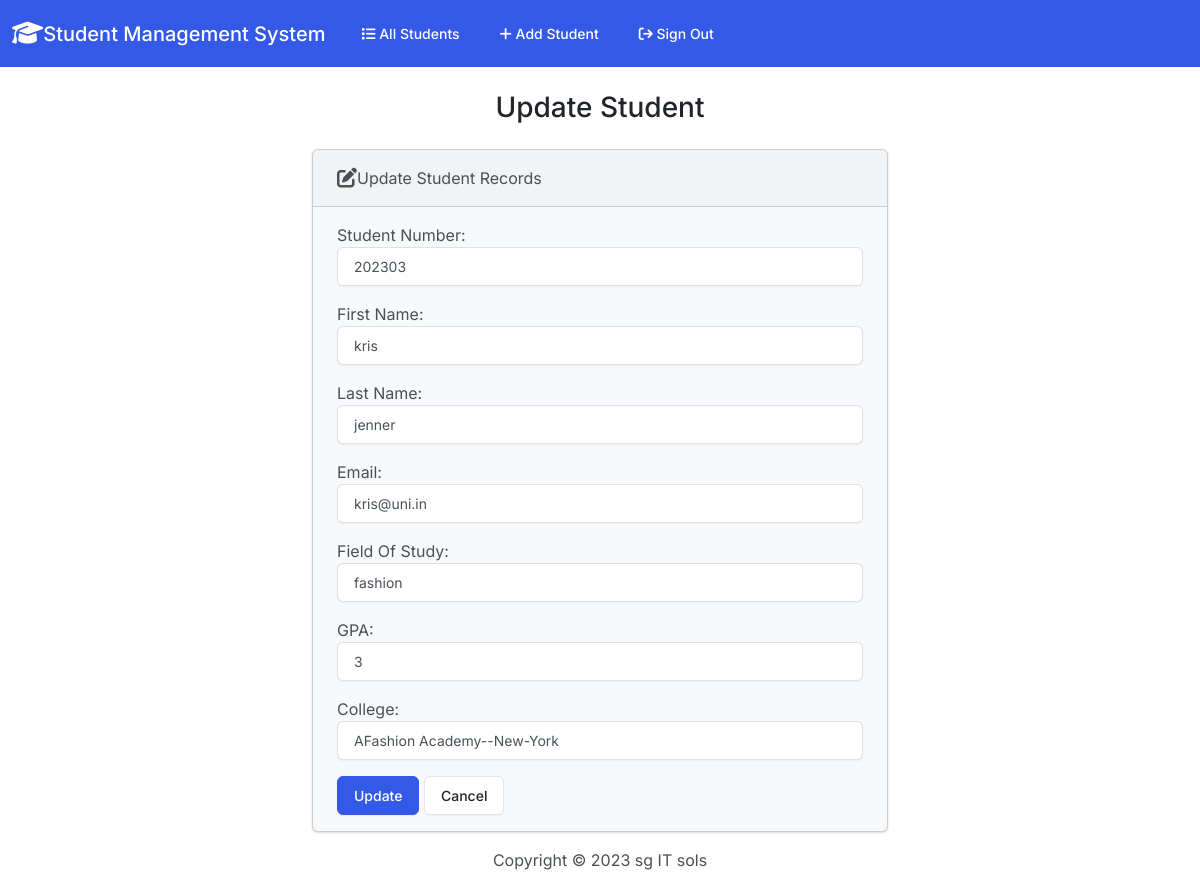
The page /edit/7/ on the database its author committed.
### students/models.py (models this page shows)
class Student(models.Model):
    student_number= models.IntegerField()
    first_name=models.CharField(max_length=100)
    last_name=models.CharField(max_length=100)
    email=models.CharField(max_length=50)
    field_of_study=models.CharField(max_length=200)
    gpa=models.CharField(max_length=10)
    college=models.ForeignKey(College, on_delete=models.CASCADE)

class College(models.Model):
    college_id=models.AutoField(primary_key=True)
    name= models.CharField(max_length=50)
    location=models.CharField(max_length=50)
    about=models.TextField()
    added_date=models.DateTimeField(auto_now=True)
    active=models.BooleanField(default=True)
    def __str__(self):
        return self.name +'--'+ self.location

### students/views.py (the view)
# urls.py: path('edit/<int:id>/',views.edit,name='edit'),
def edit(request, id):
    if request.method == 'POST':
        student = Student.objects.get(pk=id)
        existing_college = student.college
        form = StudentForm(request.POST, instance=student, initial={'college': existing_college})
        if form.is_valid():
            form.save()
            student.college = form.cleaned_data['college']
            student.save()
            return render(request, 'students/edit.html',{
                'form':form,
                'success': True,
            })
    else:
        student= Student.objects.get(pk=id)
        form= StudentForm(instance= student)
    return render(request,'students/edit.html', {
        'form': form
    })

### students/forms.py
class StudentForm(forms.ModelForm):
    class Meta:
        model = Student
        fields= ('student_number','first_name', 'last_name', 'email','field_of_study', 'gpa','college')
        labels= {
             'student_number': 'Student Number',
             'first_name':'First Name',
             'last_name':'Last Name',
             'email':'Email',
             'field_of_study':'Field Of Study',
             'gpa': 'GPA'
              }
        widgets={
            'student_number': forms.NumberInput(attrs={'class':'form-control'}),
            'first_name': forms.TextInput(attrs={'class':'form-control'}),
            'last_name': forms.TextInput(attrs={'class':'form-control'}),
            'email': forms.EmailInput(attrs={'class':'form-control'}),
            'field_of_study': forms.TextInput(attrs={'class':'form-control'}),
            'gpa':forms.NumberInput(attrs={'class':'form-control'}),
            'college': forms.Select(attrs={'class': 'form-control'})
        }

### students/templates/students/edit.html (shortened to what this page needs)
{% extends "students/base.html" %}
{% block body %}
 <h3 class="text-center m-4">Update Student</h3>
 {% if success %}
   <div class="alert alert-success" role="alert">
    The student was Updated Successfully!
    <a href="{% url 'index' %}" class="alert-link"> Go To Home page.</a>
   </div>
 {% else %}
   <div class="row justify-content-center">
    <div class="col-6">
        <div class="card bg-light mb-3">
            <div class="card-header">
                <i class="fa-solid fa-pen-to-square fa-lg"></i>Update Student Records
            </div>
            <div class="card-body">
                <form action="" method="post">
                    {{ form.as_p}}
                    <button type="submit" class="btn btn-primary"> Update </button>
                    <a href="{% url 'index' %}" class="btn btn-secondary"> Cancel </a>
                </form>
            </div>
          </div>
    </div>
   </div>
 {% endif %}
 {% endblock%}

### rows shown on the page
Student: student_number "202303", first_name "kris", last_name "jenner", email "kris@uni.in", field_of_study "fashion", gpa "3"
College: college "AFashion Academy--New-York"
